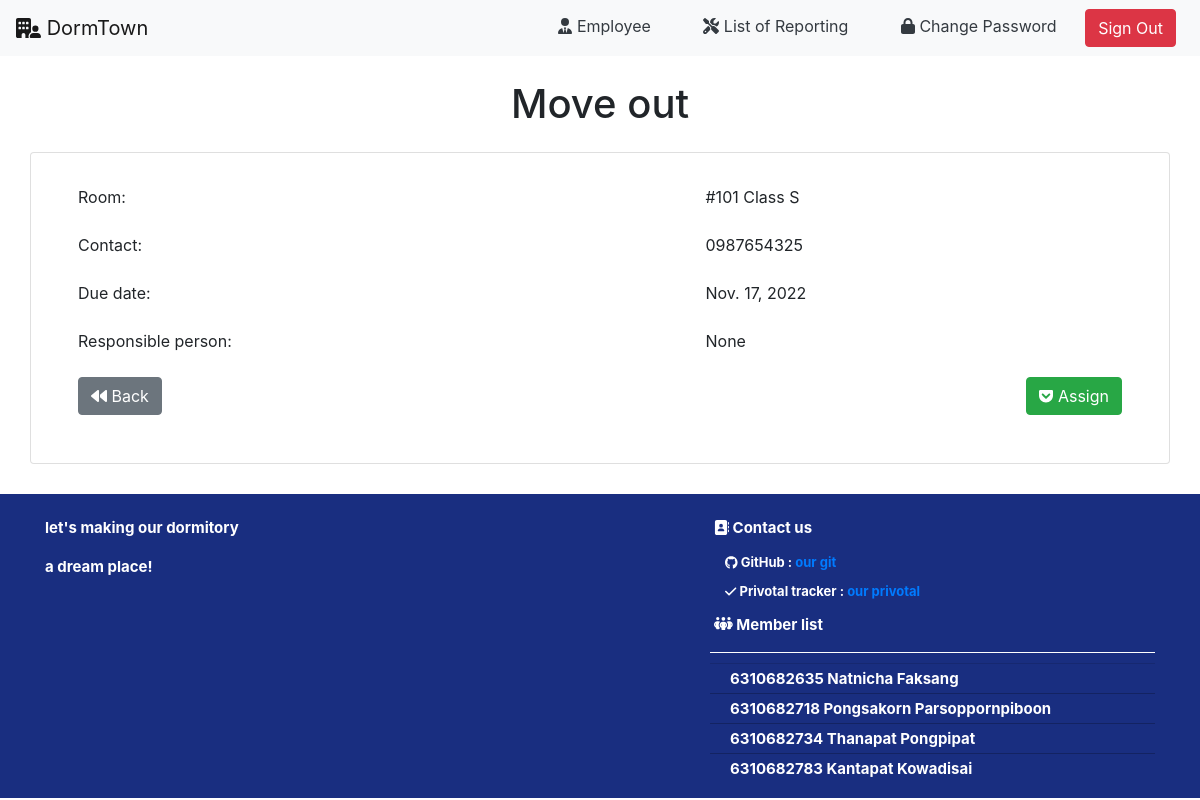
/employee/assign/62 (signed in), run on the app's committed database.
### occupant/models.py (models this page shows, shortened)
class Report(models.Model):
    from_user_id = models.ForeignKey(
        User, on_delete=models.CASCADE, related_name="from_user_id")
    problem_type_id = models.ForeignKey(
        ProblemType, on_delete=models.CASCADE, related_name="problem_type_id")
    due_date = models.DateField()
    note = models.CharField(max_length=150)
    status_id = models.ForeignKey(
        StatusType, on_delete=models.CASCADE, related_name="status_id")
    assign_to_id = models.ForeignKey(
        User, on_delete=models.CASCADE, related_name="assign_to_id", null=True)
    role_id = models.ForeignKey(
        Role, on_delete=models.CASCADE, related_name="reported_role_id", null=True)

class ProblemType(models.Model):
    problem_name = models.CharField(max_length=30)
    def __str__(self):
        return f'{ self.problem_name }'

class Room(models.Model):
    room_number = models.CharField(max_length=3)
    room_type = models.ForeignKey(
        RoomType, on_delete=models.CASCADE, related_name="room_type")
    status = models.BooleanField()
    def __str__(self):
        return f'#{ self.room_number } Class {self.room_type}'

class RoomType(models.Model):
    class_level = models.CharField(max_length=5)
    price = models.IntegerField()
    room_service = models.IntegerField(default=1)
    tv_fridge = models.BooleanField(default=True)
    wardrobe = models.BooleanField(default=True)
    water_heater = models.BooleanField(default=True)
    def __str__(self):
        return f'{ self.class_level }'

class UserInfo(models.Model):
    user_id = models.ForeignKey(
        User, on_delete=models.CASCADE, related_name="user_id")
    role_id = models.ForeignKey(
        Role, on_delete=models.CASCADE, related_name="role_id")
    room_id = models.ForeignKey(
        Room, on_delete=models.CASCADE, related_name="room_id", null=True)
    phone_number = models.CharField(max_length=10)
    address = models.CharField(max_length=100)
    street = models.CharField(max_length=50)
    state = models.CharField(max_length=50)
    city = models.CharField(max_length=50)
    country = models.CharField(max_length=20)
    zip_code = models.CharField(max_length=10)

### employee/views.py (the view)
# urls.py: path("assign/<int:report_id>", views.assign, name='assign'),
def assign(request,report_id):
    if not request.user.is_authenticated:
        return render(request, 'users/login.html', status=403)
    try:
        user = User.objects.get(pk=request.user.id)
        user_info = get_object_or_404(UserInfo, user_id=request.user.id)
        report = Report.objects.get(pk=report_id)
        assign_to = report.assign_to_id
        due_date = report.due_date
        reporter = UserInfo.objects.get(user_id=report.from_user_id.id)
        reporter_room = reporter.room_id
        reporter_contact = reporter.phone_number
    except:
        return render(request, 'rooms/500.html', status=500)
    return render(request, 'employee/assign.html', {
        'user': user,
        'user_info': user_info,
        'report': report,
        'assign_to': assign_to,
        'due_date': due_date,
        'reporter_room': reporter_room,
        'reporter_contact': reporter_contact,
        })

### employee/templates/employee/assign.html
{% extends 'employee/layout.html' %}
{% block body %}
<div class="text-center mt-4">
    <h1>{{report.problem_type_id}}</h1>
</div>
<div class="container" >
    <div class="py-2"></div>
    <div class="row">
        <div class="col card">
            <div class="card-body">
                <table class="table table-borderless">
                        <tr>
                            <td colspan="1">Room:</td>
                            <td class="text-end">{{reporter_room}}</td>
                        </tr>
                        <tr>
                            <td colspan="1">Contact:</td>
                            <td class="text-end">{{reporter_contact}}</td>
                        </tr>
                        <tr>
                            <td colspan="1">Due date:</td>
                            <td class="text-end" >{{due_date}}</td>
                        </tr>
                        <tr>
                            <td colspan="1">Responsible person:</td>
                            <td class="text-end">{{assign_to}}</td>
                        </tr>
                        <tr>
                            <td align="left"><a class="btn btn-secondary text-white" href="{% url 'employee:index' %}"> <i class="fa-solid fa-backward"></i> Back</a></td>
                            <td align="right"><a class="btn btn-success text-white" href="{% url 'employee:get_assign' report.id %}"> <i class="fa-brands fa-get-pocket"></i> Assign</a></td>
                        </tr>
                </table>
            </div>
        </div>
    </div>
</div>
{% endblock %}

### manager/static/manager/dashboard.css (style rules this page uses)
:root { --height-box: 150px; --padding-box: 50px 0; --border-radius-box: 5px; }

### data on the page
Report: problem_type_id "Move out", due_date "Nov. 17, 2022"
Room: room_number+room_type "#101 Class S"
UserInfo: phone_number "0987654325"

### other printed values
{{ assign_to }} "None"
